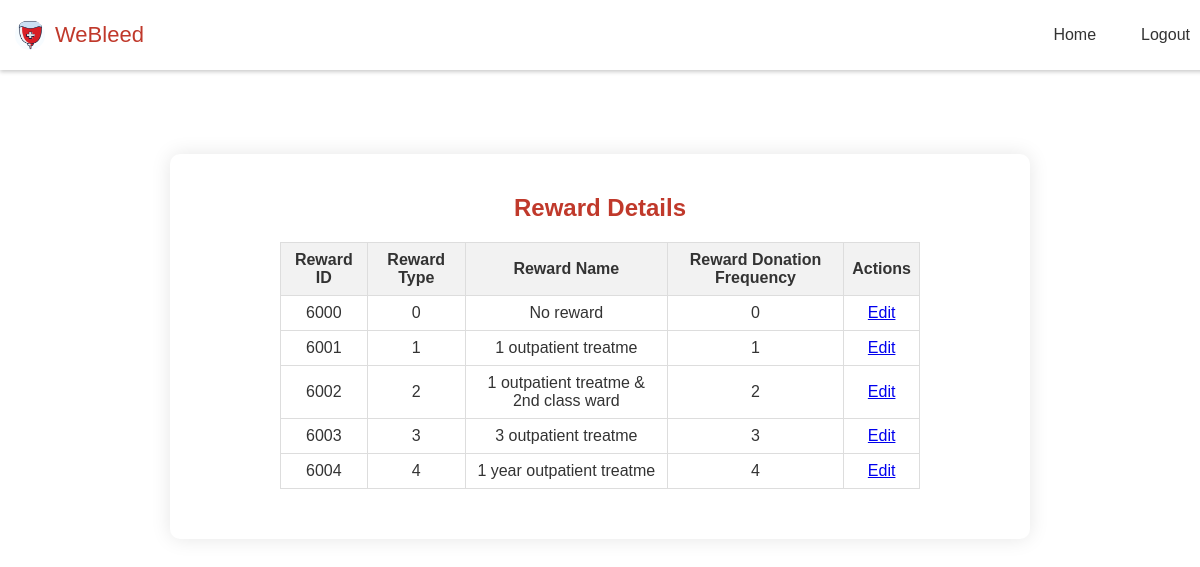
The app's page /view_reward.php (signed in), older data.
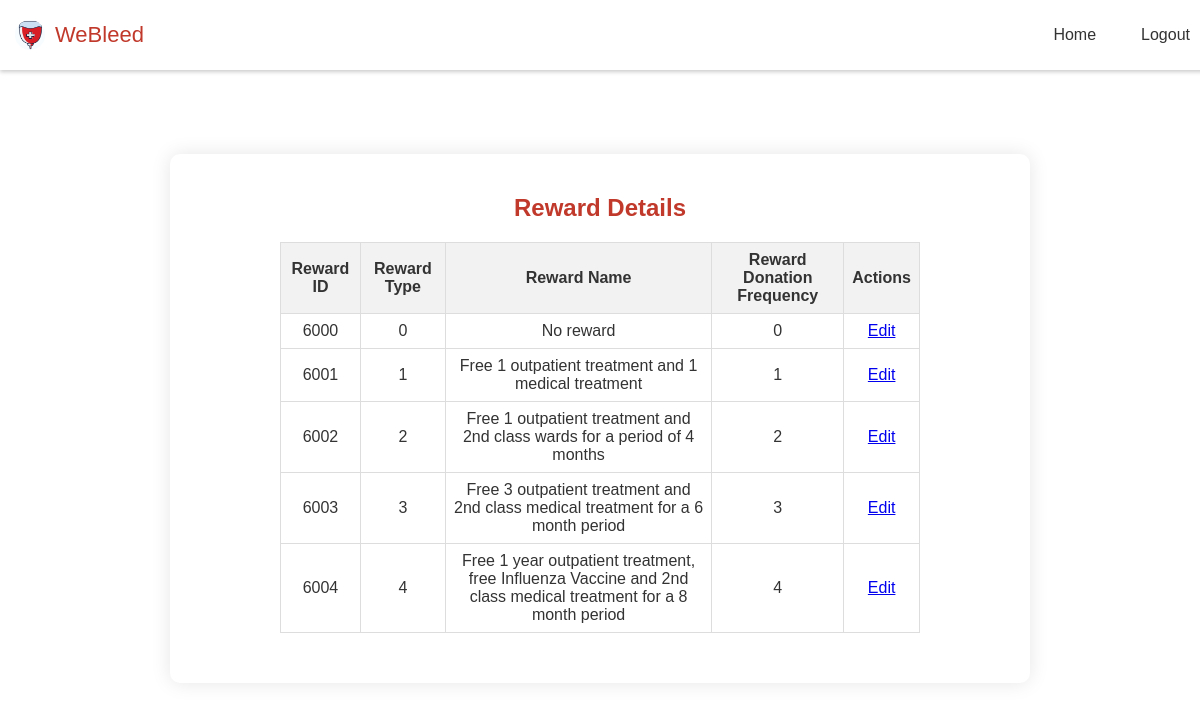
The same page, newer data.
### tables this page shows
CREATE TABLE `reward` (
  `rewardID` int(4) NOT NULL,
  `rewardType` int(1) NOT NULL,
  `rewardName` varchar(200) NOT NULL,
  `rewardDonFrequency` int(1) NOT NULL
);

### view_reward.php (the view, shortened to what this page needs)
<?php
include('connection.php');
$query = "SELECT * FROM reward";
$result = mysqli_query($condb, $query);
?>
<!DOCTYPE html>
<html lang="en">
<head>
    <link rel="stylesheet" href="style.css">
</head>
<br>
    <nav class="navbar">
        <div class="logo_item">
            <img src="logo.jpg" alt="Company Logo">
            <span>WeBleed</span>
        </div>
        <div class="navbar_content">
            <ul>
                <li><a href="home_staff.php">Home</a></li>
                <li><a href="logout.php">Logout</a></li>
            </ul>
        </div>
    </nav>
    <br></br>
    <div class="staff-details-section">
        <h2>Reward Details</h2>
        <table>
            <thead>
                <tr>
                    <th>Reward ID</th>
                    <th>Reward Type</th>
                    <th>Reward Name</th>
                    <th>Reward Donation Frequency</th>
                    <th>Actions</th>
                </tr>
            </thead>
            <tbody>
                <?php
                if ($result && mysqli_num_rows($result) > 0) {
                    while ($reward = mysqli_fetch_assoc($result)) {
                        echo "<tr>";
                        echo "<td>" . $reward['rewardID'] . "</td>";
                        echo "<td>" . $reward['rewardType'] . "</td>";
                        echo "<td>" . $reward['rewardName'] . "</td>";
                        echo "<td>" . $reward['rewardDonFrequency'] . "</td>";
                        echo "<td>
                                <a href='reward_edit.php?rewardID=" . $reward['rewardID'] . "' class='button'>Edit</a>
                              </td>";
                        echo "</tr>";
                    }
                } else {
                    echo "<tr><td colspan='5'>No rewards found.</td></tr>";
                }
                ?>
            </tbody>
        </table>
    </div>
</body>
</html>

### style.css (style rules this page uses)
h2 { text-align: center; color: #c0392b; margin-top: 10px; margin-bottom: 10px; }
table { width: 80%; margin: 20px auto; border-collapse: collapse; text-align: center; }
table th, table td { border: 1px solid #ddd; padding: 8px; }
table th { background-color: #f2f2f2; color: #333; }
.navbar { position: fixed; top: 0; width: 100%; background-color: #fff; display: flex; justify-content: space-between; align-items: center; padding: 20px 5px; z-index: 1000; box-shadow: 0 2px 4px rgba(0, 0, 0, 0.2); }
.logo_item { display: flex; align-items: center; column-gap: 10px; font-size: 22px; font-weight: 500; color: #c0392b; margin-left: 5px; }
.navbar img { width: 30px; height: 30px; border-radius: 50%; margin-left: 5px; }
.navbar_content ul { margin: 0; padding: 0; list-style: none; display: flex; }
.navbar_content li { margin-left: 15px; }
.navbar_content a { text-decoration: none; color: #333; padding: 10px 15px; transition: color 0.3s ease; }
.staff-details-section { width: 90%; max-width: 800px; text-align: center; background-color: #fff; border-radius: 10px; box-shadow: 0 0 20px rgba(0, 0, 0, 0.1); padding: 30px; margin: 100px auto; }

Row changes from the older to the newer data that the page shows:
changed reward id 6001: rewardName "1 outpatient treatme" → "Free 1 outpatient treatment and 1 medical treatment"
changed reward id 6002: rewardName "1 outpatient treatme & 2nd class ward" → "Free 1 outpatient treatment and 2nd class wards for a period of 4 months"
changed reward id 6003: rewardName "3 outpatient treatme" → "Free 3 outpatient treatment and 2nd class medical treatment for a 6 month period"
changed reward id 6004: rewardName "1 year outpatient treatme" → "Free 1 year outpatient treatment, free Influenza Vaccine and 2nd class medical treatment for a 8 month period"
